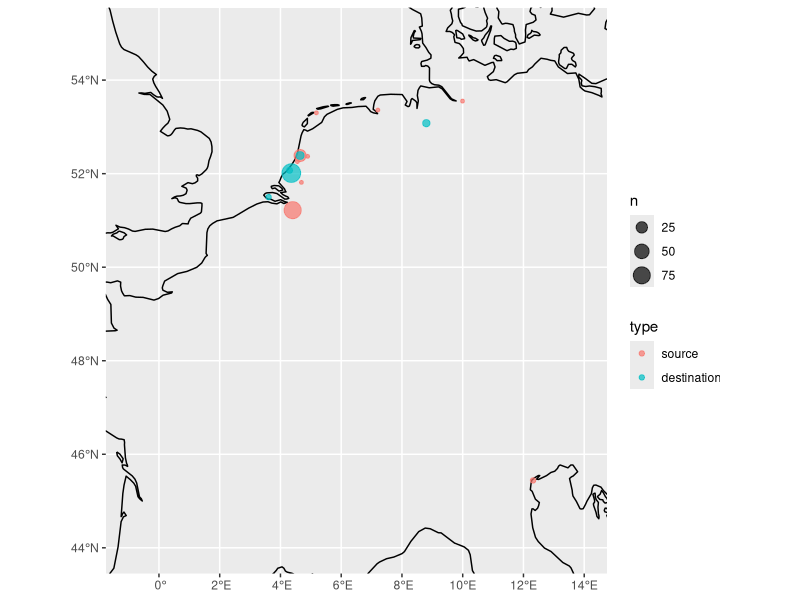
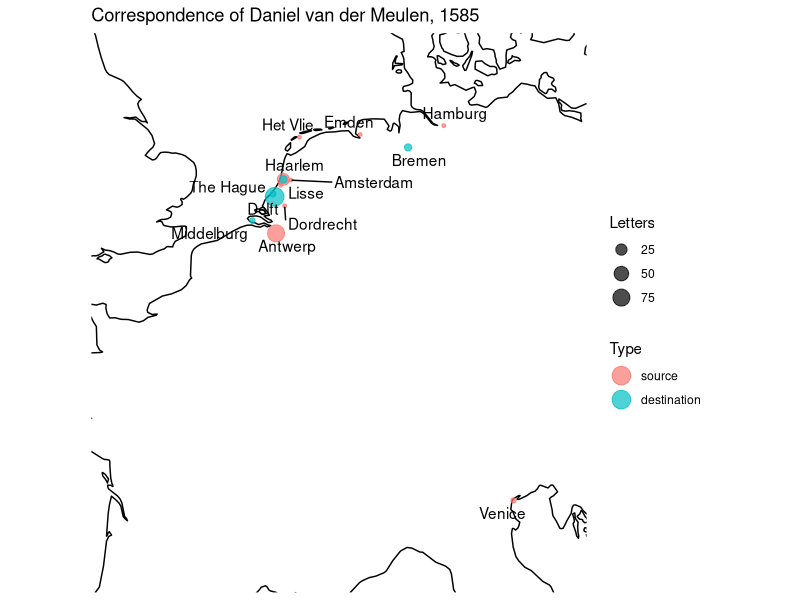
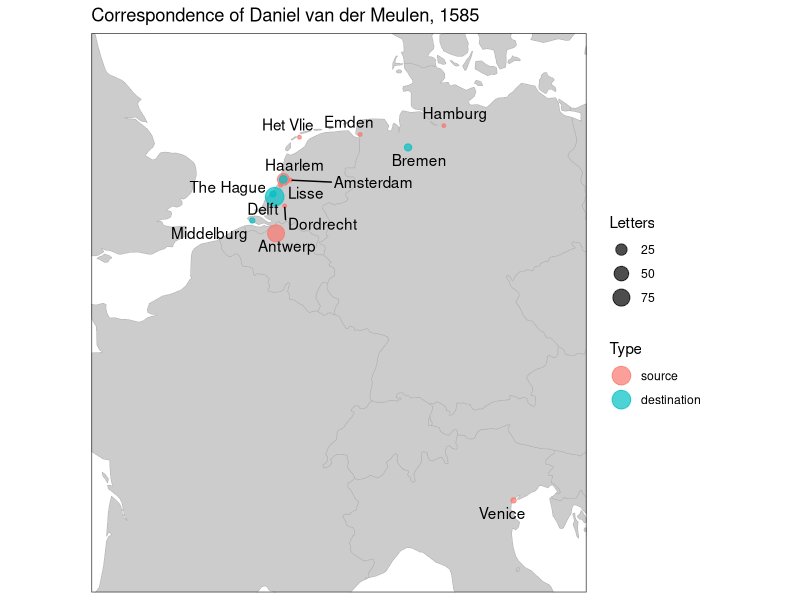

R code for these plots, in order:
# Question 1:  goes along with the blog post at https://www.jessesadler.com/post/gis-with-r-intro/

#### Let's use this as a base for building a similar problem for the spatial assessment

### Load packages and data
library(tidyverse)
library(sp)
library(sf)
library(rnaturalearth)

# This is the data for the example. It is simple. Can you please edit the csv files (use find-> replace)
# to change this example to Australian cities, change 'writer' to some kind of agricultural product,
# and different dates? Please change
# the quantities a bit so that the figure is noticably different to the one on the sebsite in 
# case they find it and try to plagurise it.

letters <- read_csv("data/correspondence-data-1585.csv")
locations <- read_csv("data/locations.csv")

########################
## Preparing the data ##
########################

# we need to step them through this process without actually telling them what to do. 
# I want this assessment to be hard. 
# But, some of this is new, particularly the idea of labelling some things as 'source'
# and some as 'destination. 
# Do you think it is enough for us to give thme the letter data, give them this cleaning code
# (with explanations) and then suggest they do soemthing similar for the new data we
# are giving them?
# If that is too simple, maybe an aspatial example of this using mtcars? The CRAN help file for
# `tally()` looks like it might have soem examples, but we'll need to make sure it matches
# all the steps below

# Letters per source
sources <- letters %>% 
  group_by(source) %>% 
  count() %>% 
  rename(place = source) %>% 
  add_column(type = "source") %>% 
  ungroup() 

# Letters per destination
destinations <- letters %>% 
  group_by(destination) %>% 
  count() %>% 
  rename(place = destination) %>% 
  add_column(type = "destination") %>% 
  ungroup()

# Bind the rows of the two data frames
# and change type column to factor
letters_data <- rbind(sources, destinations) %>% 
  mutate(type = as_factor(type))

# Join letters_data to locations
geo_data <- left_join(letters_data, locations, by = "place")

##################################
## Spatial data with sf package ##
##################################

# Create sf object with geo_data data frame and CRS -- make sure something like this is in the 
# teaching part of the workshop
points_sf <- st_as_sf(geo_data, coords = c("lon", "lat"), crs = 4326)

# Get coastal and country world maps as sf objects
# In the teaching part of the MXB262 workshop, we just show them how to grab the world
# map -- let's include both of these there, and they will need to know where to look to get it
coast_sf <- ne_coastline(scale = "medium", returnclass = "sf")
countries_sf <- ne_countries(scale = "medium", returnclass = "sf")


#################################
## Mapping with sf and ggplot2 ##
#################################

# Make sure, but I think the rest of this can be completely hands off if we have designed the
# teaching part of the workshop correctly

### Basic ggplot2 plot with geom_sf ###
ggplot() + 
  geom_sf(data = coast_sf) + 
  geom_sf(data = points_sf,
          aes(color = type, size = n),
          alpha = 0.7,
          show.legend = "point") +
  coord_sf(xlim = c(-1, 14), ylim = c(44, 55))

### Plot map with coastlines (lines) data ###
# Load ggrepel package
library(ggrepel)

ggplot() + 
  geom_sf(data = coast_sf) + 
  geom_sf(data = points_sf, 
          aes(color = type, size = n), 
          alpha = 0.7, 
          show.legend = "point") +
  coord_sf(xlim = c(-1, 14), ylim = c(44, 55),
           datum = NA) + # removes graticules
  geom_text_repel(data = locations, 
                  aes(x = lon, y = lat, label = place)) +
  labs(title = "Correspondence of Daniel van der Meulen, 1585",
       size = "Letters",
       color = "Type",
       x = NULL,
       y = NULL) +
  guides(color = guide_legend(override.aes = list(size = 6))) +
  theme_minimal()

### Plot map with countries (polygons) data ###
ggplot() + 
  geom_sf(data = countries_sf,
          fill = gray(0.8), color = gray(0.7)) + 
  geom_sf(data = points_sf, 
          aes(color = type, size = n), 
          alpha = 0.7, 
          show.legend = "point") +
  coord_sf(xlim = c(-1, 14), ylim = c(44, 55),
           datum = NA) + # removes graticules
  geom_text_repel(data = locations, 
                  aes(x = lon, y = lat, label = place)) +
  labs(title = "Correspondence of Daniel van der Meulen, 1585",
       size = "Letters",
       color = "Type",
       x = NULL,
       y = NULL) +
  guides(color = guide_legend(override.aes = list(size = 6))) +
  theme_bw()



### Question 2:
# This textbook uses a different mapping package, but can we adapt the questions and the re-organised 
# data at the end for questions in ggplot and sf?

# https://geocompr.robinlovelace.net/adv-map.html
